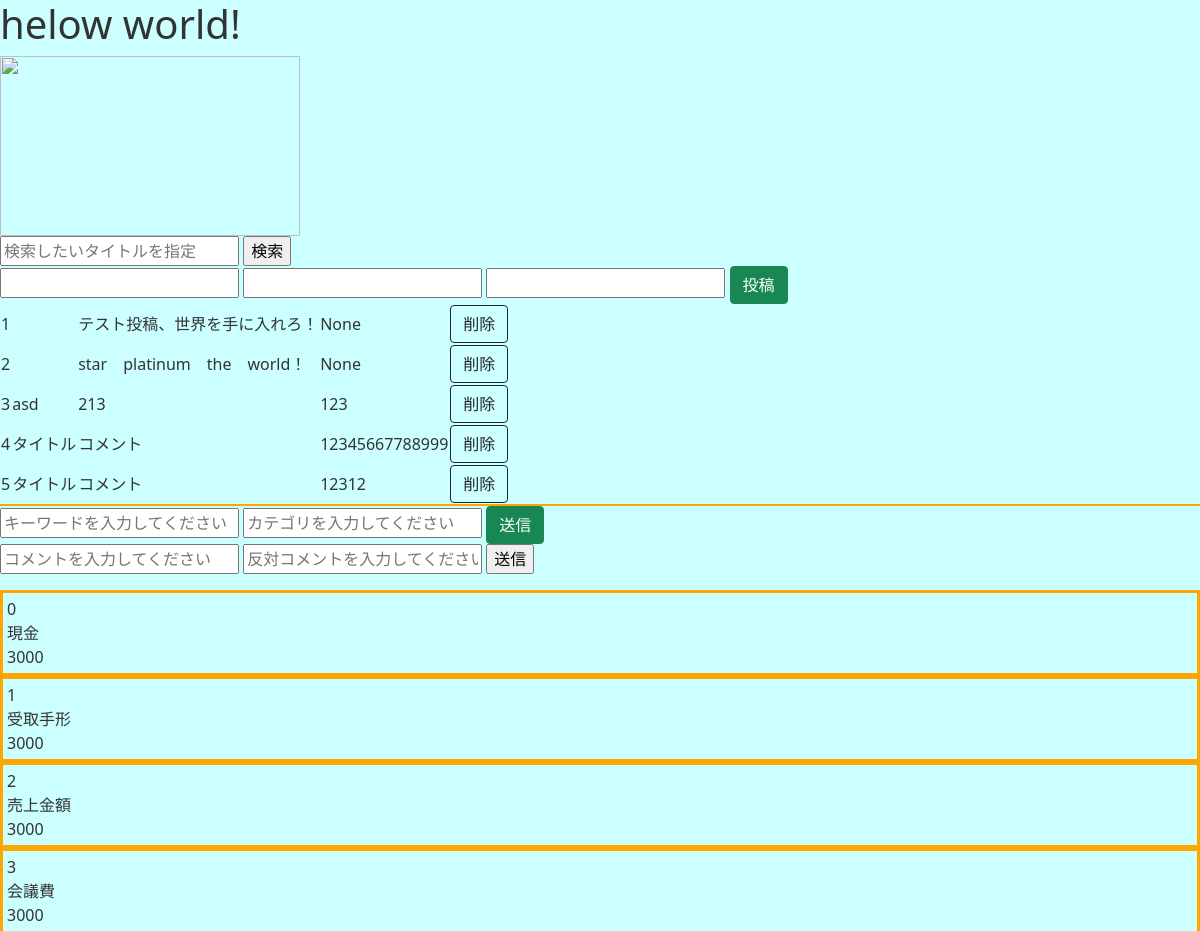
Before: / (upper part) with the older database file.
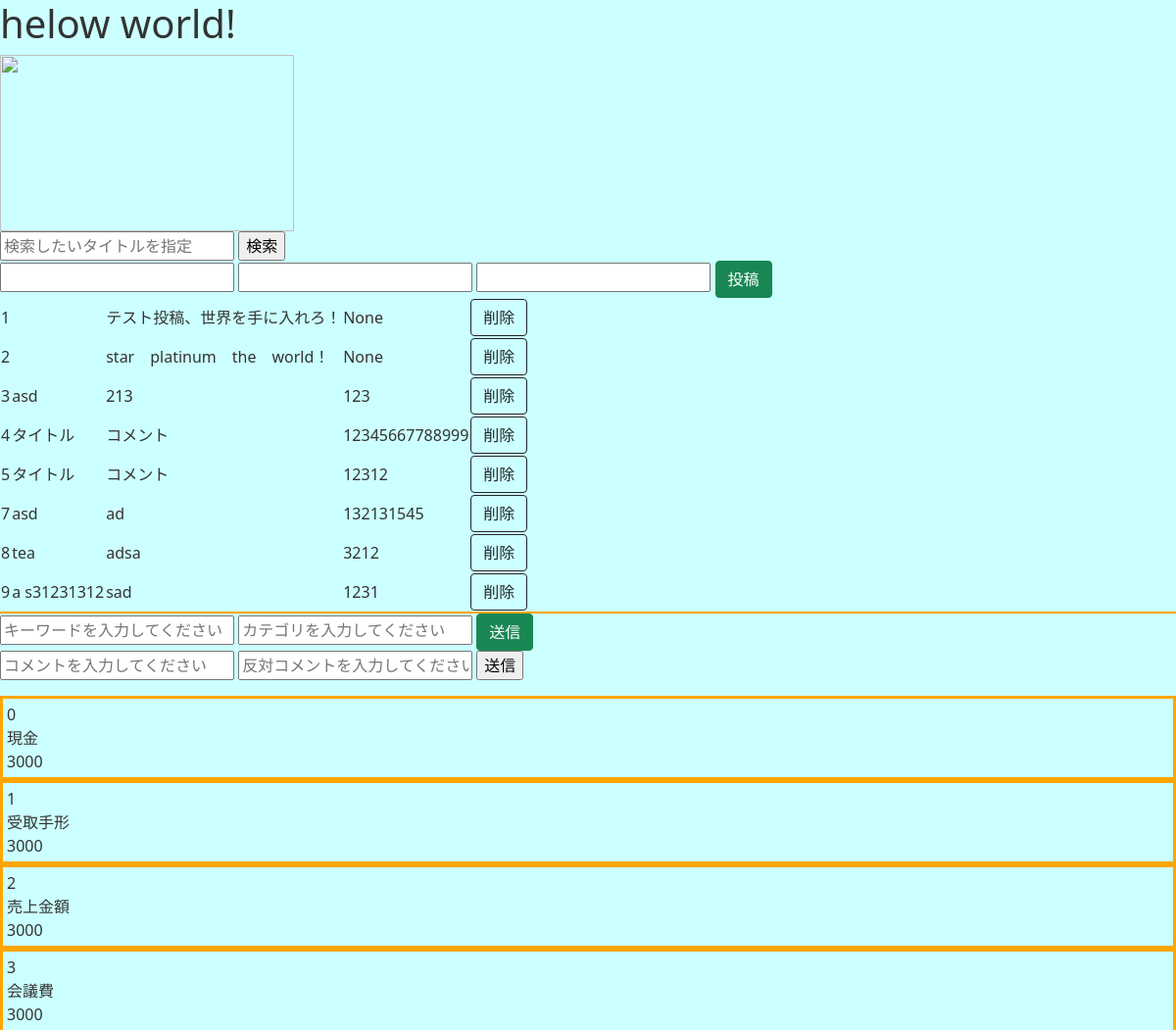
After: the same page with the newer database file.
### bbs/models.py (models this page shows, shortened)
class Topic(models.Model):
    class Meta:
        db_table = "topic"
    title   = models.CharField(verbose_name="タイトル", max_length=100, default="")
    comment = models.CharField(verbose_name="コメント", max_length=2000)
    price   = models.IntegerField(verbose_name="金額", null=True)

### bbs/views.py (the view, shortened to what this page needs)
class BbsView(View):
    def get(self, request, *args, **kwargs):
        if "search" in request.GET:
            topics  = Topic.objects.filter(title__contains=request.GET["search"])
        else:
            topics = Topic.objects.all()
        """
        #スペース区切りで複数単語検索ができる
        if "search" in request.GET:

            #(1)キーワードが空欄もしくはスペースのみの場合、ページにリダイレクト
            if request.GET["search"] == "" or request.GET["search"].isspace():
                return redirect("bbs:index")

            #(2)キーワードをリスト化させる(複数指定の場合に対応させるため)
            search      = request.GET["search"].replace("　"," ")
            search_list = search.split(" ")

            #(3)クエリを作る
            query       = Q()
            for word in search_list:
                #TIPS:AND検索の場合は&を、OR検索の場合は|を使用する。
                query |= Q(title__contains=word)

            #(4)作ったクエリを実行
            topics  = Topic.objects.filter(query)
        else:
            topics  = Topic.objects.all()
        """
        chobos = [
            {"id": "0", "title": "現金", "price": "3000"},
            {"id": "1", "title": "受取手形", "price": "3000"},
            {"id": "2", "title": "売上金額", "price": "3000"},
            {"id": "3", "title": "会議費", "price": "3000"},
            {"id": "4", "title": "仕入価格", "price": "3000"},
            {"id": "5", "title": "研究開発費", "price": "3000"},
            {"id": "6", "title": "福利厚生費", "price": "3000"},
            {"id": "7", "title": "家賃", "price": "3000"},
            {"id": "8", "title": "広告宣伝費", "price": "3000"},
            {"id": "9", "title": "通信費", "price": "3000"},
            {"id": "A", "title": "交通費", "price": "3000"},
            {"id": "B", "title": "接待交際費", "price": "3000"},
            {"id": "C", "title": "消費税", "price": "3000"},
            {"id": "D", "title": "印税", "price": "3000"},
            {"id": "E", "title": "法人税", "price": "3000"},
            {"id": "F", "title": "残高", "price": "3000"},
        ]
        context = {"chobos":chobos,
                   "topics":topics}
        return render(request,"bbs/index.html",context)

### templates/bbs/index.html (shortened to what this page needs)
{% load static %}
<!DOCTYPE html>
<html>
<head>
    <link href="https://cdn.jsdelivr.net/npm/bootstrap@5.0.0-beta1/dist/css/bootstrap.min.css" rel="stylesheet">
    <link rel="stylesheet" href="{% static 'bbs/css/style.css' %}">
</head>
<body>
<h1>helow world!</h1>
<img class="example1" src="{% static 'bbs/img/cat.jpeg' %}">
<form action="" method="get">
    <input type="text" name="search" placeholder="検索したいタイトルを指定" value="{{ request.GET.search }}">
    <input type="submit" value="検索">
</form>
<form action="" method="post">
    <input type="text" name="title">
    <input type="text" name="comment">
    <input type="number" name="price">
    <input class="btn btn-success" type="submit" value="投稿">
</form>
{% if topics %}
<table>
    {% for topic in topics %}
    <tr>
        <td>{{ topic.id }}</td>
        <td>{{ topic.title }}</td>
        <td>{{ topic.comment }}</td>
        <td>{{ topic.price }}</td>
        <td>
           <form action="{% url 'bbs:delete' topic.id %}" method="POST">
               <input class="btn btn-outline-dark" type="submit" value="削除">
           </form>
        </td>
    </tr>
    {% endfor %}
</table>
{% endif %}
<div style="border:solid 1px orange;">
</div>
<form action="" method="GET">
    <input type="text" name="search" placeholder="キーワードを入力してください">
    <input type="text" name="category" placeholder="カテゴリを入力してください">
    <input class="btn btn-success" type="submit" value="送信">
</form>
<form action="" method="POST">
    <input type="text" name="comment" placeholder="コメントを入力してください">
    <input type="text" name="anti" placeholder="反対コメントを入力してください">
    <input type="submit" value="送信">
</form>
{% for chobo in chobos %}
<div style="border:solid 0.2rem orange; padding:0.25rem;">
    <div>{{ chobo.id }}</div>
    <div>{{ chobo.title }}</div>
    <div>{{ chobo.price }}</div>
</div>
{% endfor %}
</body>
</html>

### static/bbs/css/style.css (style rules this page uses)
body { なでられるねこ.jpeg width: 96px; height: 65px; background:#CCFFFF; color:#333333; }

### templates/bbs/index.html (style rules this page uses)
.example1 { width: 300px; height: 180px; }

Changed rows visible on the page:
added Topic: id "7", title "asd", comment "ad", price "132131545"
added Topic: id "8", title "tea", comment "adsa", price "3212"
added Topic: id "9", title "a s31231312", comment "sad", price "1231"
